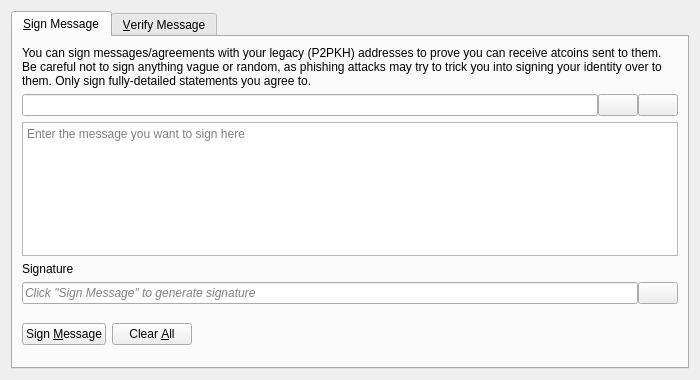
<?xml version="1.0" encoding="UTF-8"?>
<ui version="4.0">
 <class>SignVerifyMessageDialog</class>
 <widget class="QDialog" name="SignVerifyMessageDialog">
  <property name="geometry">
   <rect>
    <x>0</x>
    <y>0</y>
    <width>700</width>
    <height>380</height>
   </rect>
  </property>
  <property name="windowTitle">
   <string>Signatures - Sign / Verify a Message</string>
  </property>
  <property name="modal">
   <bool>true</bool>
  </property>
  <layout class="QVBoxLayout" name="verticalLayout">
   <item>
    <widget class="QTabWidget" name="tabWidget">
     <property name="currentIndex">
      <number>0</number>
     </property>
     <widget class="QWidget" name="tabSignMessage">
      <attribute name="title">
       <string>&amp;Sign Message</string>
      </attribute>
      <layout class="QVBoxLayout" name="verticalLayout_SM">
       <item>
        <widget class="QLabel" name="infoLabel_SM">
         <property name="text">
          <string>You can sign messages/agreements with your legacy (P2PKH) addresses to prove you can receive atcoins sent to them. Be careful not to sign anything vague or random, as phishing attacks may try to trick you into signing your identity over to them. Only sign fully-detailed statements you agree to.</string>
         </property>
         <property name="textFormat">
          <enum>Qt::PlainText</enum>
         </property>
         <property name="wordWrap">
          <bool>true</bool>
         </property>
        </widget>
       </item>
       <item>
        <layout class="QHBoxLayout" name="horizontalLayout_1_SM">
         <property name="spacing">
          <number>0</number>
         </property>
         <item>
          <widget class="QValidatedLineEdit" name="addressIn_SM">
           <property name="toolTip">
            <string>The atcoin address to sign the message with</string>
           </property>
          </widget>
         </item>
         <item>
          <widget class="QPushButton" name="addressBookButton_SM">
           <property name="toolTip">
            <string>Choose previously used address</string>
           </property>
           <property name="text">
            <string/>
           </property>
           <property name="icon">
            <iconset resource="../bitcoin.qrc">
             <normaloff>:/icons/address-book</normaloff>:/icons/address-book</iconset>
           </property>
           <property name="shortcut">
            <string>Alt+A</string>
           </property>
           <property name="autoDefault">
            <bool>false</bool>
           </property>
          </widget>
         </item>
         <item>
          <widget class="QPushButton" name="pasteButton_SM">
           <property name="toolTip">
            <string>Paste address from clipboard</string>
           </property>
           <property name="text">
            <string/>
           </property>
           <property name="icon">
            <iconset resource="../bitcoin.qrc">
             <normaloff>:/icons/editpaste</normaloff>:/icons/editpaste</iconset>
           </property>
           <property name="shortcut">
            <string>Alt+P</string>
           </property>
           <property name="autoDefault">
            <bool>false</bool>
           </property>
          </widget>
         </item>
        </layout>
       </item>
       <item>
        <widget class="QPlainTextEdit" name="messageIn_SM">
         <property name="toolTip">
          <string>Enter the message you want to sign here</string>
         </property>
         <property name="placeholderText">
          <string>Enter the message you want to sign here</string>
         </property>
        </widget>
       </item>
       <item>
        <widget class="QLabel" name="signatureLabel_SM">
         <property name="text">
          <string>Signature</string>
         </property>
         <property name="textFormat">
          <enum>Qt::PlainText</enum>
         </property>
        </widget>
       </item>
       <item>
        <layout class="QHBoxLayout" name="horizontalLayout_2_SM">
         <property name="spacing">
          <number>0</number>
         </property>
         <item>
          <widget class="QLineEdit" name="signatureOut_SM">
           <property name="placeholderText">
            <string>Click "Sign Message" to generate signature</string>
           </property>
           <property name="font">
            <font>
             <italic>true</italic>
            </font>
           </property>
           <property name="readOnly">
            <bool>true</bool>
           </property>
          </widget>
         </item>
         <item>
          <widget class="QPushButton" name="copySignatureButton_SM">
           <property name="toolTip">
            <string>Copy the current signature to the system clipboard</string>
           </property>
           <property name="text">
            <string/>
           </property>
           <property name="icon">
            <iconset resource="../bitcoin.qrc">
             <normaloff>:/icons/editcopy</normaloff>:/icons/editcopy</iconset>
           </property>
           <property name="autoDefault">
            <bool>false</bool>
           </property>
          </widget>
         </item>
        </layout>
       </item>
       <item>
        <layout class="QHBoxLayout" name="horizontalLayout_3_SM">
         <item>
          <widget class="QPushButton" name="signMessageButton_SM">
           <property name="toolTip">
            <string>Sign the message to prove you own this atcoin address</string>
           </property>
           <property name="text">
            <string>Sign &amp;Message</string>
           </property>
           <property name="icon">
            <iconset resource="../bitcoin.qrc">
             <normaloff>:/icons/edit</normaloff>:/icons/edit</iconset>
           </property>
           <property name="autoDefault">
            <bool>false</bool>
           </property>
          </widget>
         </item>
         <item>
          <widget class="QPushButton" name="clearButton_SM">
           <property name="toolTip">
            <string>Reset all sign message fields</string>
           </property>
           <property name="text">
            <string>Clear &amp;All</string>
           </property>
           <property name="icon">
            <iconset resource="../bitcoin.qrc">
             <normaloff>:/icons/remove</normaloff>:/icons/remove</iconset>
           </property>
           <property name="autoDefault">
            <bool>false</bool>
           </property>
          </widget>
         </item>
         <item>
          <spacer name="horizontalSpacer_1_SM">
           <property name="orientation">
            <enum>Qt::Horizontal</enum>
           </property>
           <property name="sizeHint" stdset="0">
            <size>
             <width>40</width>
             <height>48</height>
            </size>
           </property>
          </spacer>
         </item>
         <item>
          <widget class="QLabel" name="statusLabel_SM">
           <property name="font">
            <font>
             <weight>75</weight>
             <bold>true</bold>
            </font>
           </property>
           <property name="text">
            <string/>
           </property>
           <property name="wordWrap">
            <bool>true</bool>
           </property>
          </widget>
         </item>
         <item>
          <spacer name="horizontalSpacer_2_SM">
           <property name="orientation">
            <enum>Qt::Horizontal</enum>
           </property>
           <property name="sizeHint" stdset="0">
            <size>
             <width>40</width>
             <height>48</height>
            </size>
           </property>
          </spacer>
         </item>
        </layout>
       </item>
      </layout>
     </widget>
     <widget class="QWidget" name="tabVerifyMessage">
      <attribute name="title">
       <string>&amp;Verify Message</string>
      </attribute>
      <layout class="QVBoxLayout" name="verticalLayout_VM">
       <item>
        <widget class="QLabel" name="infoLabel_VM">
         <property name="text">
          <string>Enter the receiver's address, message (ensure you copy line breaks, spaces, tabs, etc. exactly) and signature below to verify the message. Be careful not to read more into the signature than what is in the signed message itself, to avoid being tricked by a man-in-the-middle attack. Note that this only proves the signing party receives with the address, it cannot prove sendership of any transaction!</string>
         </property>
         <property name="textFormat">
          <enum>Qt::PlainText</enum>
         </property>
         <property name="alignment">
          <set>Qt::AlignLeading|Qt::AlignLeft|Qt::AlignTop</set>
         </property>
         <property name="wordWrap">
          <bool>true</bool>
         </property>
        </widget>
       </item>
       <item>
        <layout class="QHBoxLayout" name="horizontalLayout_1_VM">
         <property name="spacing">
          <number>0</number>
         </property>
         <item>
          <widget class="QValidatedLineEdit" name="addressIn_VM">
           <property name="toolTip">
            <string>The ATCOIN address the message was signed with</string>
           </property>
          </widget>
         </item>
         <item>
          <widget class="QPushButton" name="addressBookButton_VM">
           <property name="toolTip">
            <string>Choose previously used address</string>
           </property>
           <property name="text">
            <string/>
           </property>
           <property name="icon">
            <iconset resource="../bitcoin.qrc">
             <normaloff>:/icons/address-book</normaloff>:/icons/address-book</iconset>
           </property>
           <property name="shortcut">
            <string>Alt+A</string>
           </property>
           <property name="autoDefault">
            <bool>false</bool>
           </property>
          </widget>
         </item>
        </layout>
       </item>
       <item>
        <widget class="QPlainTextEdit" name="messageIn_VM">
          <property name="toolTip">
            <string>The signed message to verify</string>
          </property>
          <property name="placeholderText">
            <string>The signed message to verify</string>
          </property>
        </widget>
       </item>
       <item>
        <widget class="QValidatedLineEdit" name="signatureIn_VM">
          <property name="toolTip">
            <string>The signature given when the message was signed</string>
          </property>
          <property name="placeholderText">
            <string>The signature given when the message was signed</string>
          </property>
        </widget>
       </item>
       <item>
        <layout class="QHBoxLayout" name="horizontalLayout_2_VM">
         <item>
          <widget class="QPushButton" name="verifyMessageButton_VM">
           <property name="toolTip">
            <string>Verify the message to ensure it was signed with the specified ATCOIN address</string>
           </property>
           <property name="text">
            <string>Verify &amp;Message</string>
           </property>
           <property name="icon">
            <iconset resource="../bitcoin.qrc">
             <normaloff>:/icons/transaction_0</normaloff>:/icons/transaction_0</iconset>
           </property>
           <property name="autoDefault">
            <bool>false</bool>
           </property>
          </widget>
         </item>
         <item>
          <widget class="QPushButton" name="clearButton_VM">
           <property name="toolTip">
            <string>Reset all verify message fields</string>
           </property>
           <property name="text">
            <string>Clear &amp;All</string>
           </property>
           <property name="icon">
            <iconset resource="../bitcoin.qrc">
             <normaloff>:/icons/remove</normaloff>:/icons/remove</iconset>
           </property>
           <property name="autoDefault">
            <bool>false</bool>
           </property>
          </widget>
         </item>
         <item>
          <spacer name="horizontalSpacer_1_VM">
           <property name="orientation">
            <enum>Qt::Horizontal</enum>
           </property>
           <property name="sizeHint" stdset="0">
            <size>
             <width>40</width>
             <height>48</height>
            </size>
           </property>
          </spacer>
         </item>
         <item>
          <widget class="QLabel" name="statusLabel_VM">
           <property name="font">
            <font>
             <weight>75</weight>
             <bold>true</bold>
            </font>
           </property>
           <property name="text">
            <string/>
           </property>
           <property name="wordWrap">
            <bool>true</bool>
           </property>
          </widget>
         </item>
         <item>
          <spacer name="horizontalSpacer_2_VM">
           <property name="orientation">
            <enum>Qt::Horizontal</enum>
           </property>
           <property name="sizeHint" stdset="0">
            <size>
             <width>40</width>
             <height>48</height>
            </size>
           </property>
          </spacer>
         </item>
        </layout>
       </item>
      </layout>
     </widget>
    </widget>
   </item>
  </layout>
 </widget>
 <customwidgets>
  <customwidget>
   <class>QValidatedLineEdit</class>
   <extends>QLineEdit</extends>
   <header>qt/qvalidatedlineedit.h</header>
  </customwidget>
 </customwidgets>
 <resources>
  <include location="../bitcoin.qrc"/>
 </resources>
 <connections/>
</ui>
